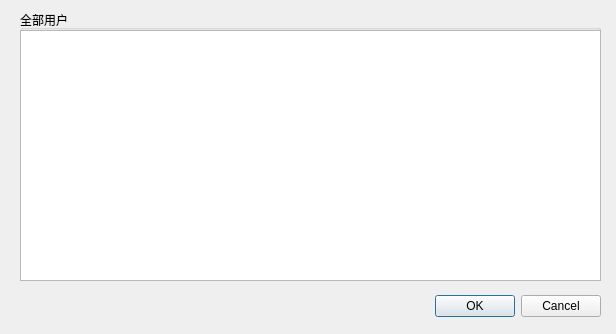
<?xml version="1.0" encoding="UTF-8"?>
<ui version="4.0">
 <class>User_table</class>
 <widget class="QDialog" name="User_table">
  <property name="geometry">
   <rect>
    <x>0</x>
    <y>0</y>
    <width>616</width>
    <height>334</height>
   </rect>
  </property>
  <property name="windowTitle">
   <string>Dialog</string>
  </property>
  <widget class="QDialogButtonBox" name="buttonBox">
   <property name="geometry">
    <rect>
     <x>260</x>
     <y>290</y>
     <width>341</width>
     <height>32</height>
    </rect>
   </property>
   <property name="orientation">
    <enum>Qt::Horizontal</enum>
   </property>
   <property name="standardButtons">
    <set>QDialogButtonBox::Cancel|QDialogButtonBox::Ok</set>
   </property>
  </widget>
  <widget class="QGroupBox" name="groupBox">
   <property name="geometry">
    <rect>
     <x>20</x>
     <y>10</y>
     <width>581</width>
     <height>271</height>
    </rect>
   </property>
   <property name="title">
    <string>全部用户</string>
   </property>
   <widget class="QTableView" name="user_tab_view">
    <property name="geometry">
     <rect>
      <x>0</x>
      <y>20</y>
      <width>581</width>
      <height>251</height>
     </rect>
    </property>
    <property name="sizePolicy">
     <sizepolicy hsizetype="Preferred" vsizetype="Preferred">
      <horstretch>0</horstretch>
      <verstretch>0</verstretch>
     </sizepolicy>
    </property>
   </widget>
  </widget>
 </widget>
 <resources/>
 <connections>
  <connection>
   <sender>buttonBox</sender>
   <signal>accepted()</signal>
   <receiver>User_table</receiver>
   <slot>accept()</slot>
   <hints>
    <hint type="sourcelabel">
     <x>248</x>
     <y>254</y>
    </hint>
    <hint type="destinationlabel">
     <x>157</x>
     <y>274</y>
    </hint>
   </hints>
  </connection>
  <connection>
   <sender>buttonBox</sender>
   <signal>rejected()</signal>
   <receiver>User_table</receiver>
   <slot>reject()</slot>
   <hints>
    <hint type="sourcelabel">
     <x>316</x>
     <y>260</y>
    </hint>
    <hint type="destinationlabel">
     <x>286</x>
     <y>274</y>
    </hint>
   </hints>
  </connection>
 </connections>
</ui>
